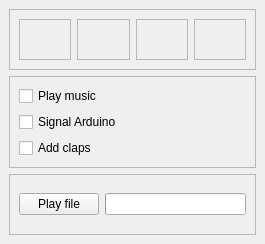
<?xml version="1.0" encoding="UTF-8"?>
<ui version="4.0">
    <class>etternuino_window</class>
    <widget class="QMainWindow" name="etternuino_window">
        <property name="geometry">
            <rect>
                <x>0</x>
                <y>0</y>
                <width>265</width>
                <height>244</height>
            </rect>
        </property>
        <property name="windowTitle">
            <string>Etternuino</string>
        </property>
        <widget class="QWidget" name="main_widget">
            <layout class="QVBoxLayout" name="verticalLayout_3">
                <item>
                    <widget class="QFrame" name="lane_group">
                        <property name="frameShape">
                            <enum>QFrame::StyledPanel</enum>
                        </property>
                        <property name="frameShadow">
                            <enum>QFrame::Raised</enum>
                        </property>
                        <layout class="QHBoxLayout" name="horizontalLayout">
                            <item>
                                <widget class="QFrame" name="lane_0">
                                    <property name="frameShape">
                                        <enum>QFrame::StyledPanel</enum>
                                    </property>
                                    <property name="frameShadow">
                                        <enum>QFrame::Raised</enum>
                                    </property>
                                </widget>
                            </item>
                            <item>
                                <widget class="QFrame" name="lane_1">
                                    <property name="frameShape">
                                        <enum>QFrame::StyledPanel</enum>
                                    </property>
                                    <property name="frameShadow">
                                        <enum>QFrame::Raised</enum>
                                    </property>
                                </widget>
                            </item>
                            <item>
                                <widget class="QFrame" name="lane_2">
                                    <property name="frameShape">
                                        <enum>QFrame::StyledPanel</enum>
                                    </property>
                                    <property name="frameShadow">
                                        <enum>QFrame::Raised</enum>
                                    </property>
                                </widget>
                            </item>
                            <item>
                                <widget class="QFrame" name="lane_3">
                                    <property name="frameShape">
                                        <enum>QFrame::StyledPanel</enum>
                                    </property>
                                    <property name="frameShadow">
                                        <enum>QFrame::Raised</enum>
                                    </property>
                                </widget>
                            </item>
                        </layout>
                    </widget>
                </item>
                <item>
                    <widget class="QFrame" name="checkbox_group">
                        <property name="frameShape">
                            <enum>QFrame::StyledPanel</enum>
                        </property>
                        <property name="frameShadow">
                            <enum>QFrame::Raised</enum>
                        </property>
                        <layout class="QVBoxLayout" name="verticalLayout">
                            <item>
                                <widget class="QCheckBox" name="play_music_checkbox">
                                    <property name="text">
                                        <string>Play music</string>
                                    </property>
                                </widget>
                            </item>
                            <item>
                                <widget class="QCheckBox" name="signal_arduino_checkbox">
                                    <property name="text">
                                        <string>Signal Arduino</string>
                                    </property>
                                </widget>
                            </item>
                            <item>
                                <widget class="QCheckBox" name="add_claps_checkbox">
                                    <property name="text">
                                        <string>Add claps</string>
                                    </property>
                                </widget>
                            </item>
                        </layout>
                    </widget>
                </item>
                <item>
                    <widget class="QFrame" name="play_group">
                        <property name="frameShape">
                            <enum>QFrame::StyledPanel</enum>
                        </property>
                        <property name="frameShadow">
                            <enum>QFrame::Raised</enum>
                        </property>
                        <layout class="QHBoxLayout" name="horizontalLayout_2">
                            <item>
                                <widget class="QPushButton" name="play_file_btn">
                                    <property name="text">
                                        <string>Play file</string>
                                    </property>
                                    <property name="flat">
                                        <bool>false</bool>
                                    </property>
                                </widget>
                            </item>
                            <item>
                                <widget class="QProgressBar" name="play_progress">
                                    <property name="textVisible">
                                        <bool>false</bool>
                                    </property>
                                    <property name="invertedAppearance">
                                        <bool>false</bool>
                                    </property>
                                </widget>
                            </item>
                        </layout>
                    </widget>
                </item>
            </layout>
        </widget>
    </widget>
    <resources/>
    <connections>
        <connection>
            <sender>play_file_btn</sender>
            <signal>clicked()</signal>
            <receiver>etternuino_window</receiver>
            <slot>play_file()</slot>
            <hints>
                <hint type="sourcelabel">
                    <x>43</x>
                    <y>679</y>
                </hint>
                <hint type="destinationlabel">
                    <x>2</x>
                    <y>419</y>
                </hint>
            </hints>
        </connection>
        <connection>
            <sender>play_music_checkbox</sender>
            <signal>toggled(bool)</signal>
            <receiver>etternuino_window</receiver>
            <slot>play_music_state_change(bool)</slot>
            <hints>
                <hint type="sourcelabel">
                    <x>70</x>
                    <y>339</y>
                </hint>
                <hint type="destinationlabel">
                    <x>3</x>
                    <y>219</y>
                </hint>
            </hints>
        </connection>
        <connection>
            <sender>signal_arduino_checkbox</sender>
            <signal>toggled(bool)</signal>
            <receiver>etternuino_window</receiver>
            <slot>signal_arduino_state_change(bool)</slot>
            <hints>
                <hint type="sourcelabel">
                    <x>78</x>
                    <y>409</y>
                </hint>
                <hint type="destinationlabel">
                    <x>6</x>
                    <y>258</y>
                </hint>
            </hints>
        </connection>
        <connection>
            <sender>add_claps_checkbox</sender>
            <signal>toggled(bool)</signal>
            <receiver>etternuino_window</receiver>
            <slot>add_clap_state_change(bool)</slot>
            <hints>
                <hint type="sourcelabel">
                    <x>40</x>
                    <y>479</y>
                </hint>
                <hint type="destinationlabel">
                    <x>0</x>
                    <y>303</y>
                </hint>
            </hints>
        </connection>
    </connections>
    <slots>
        <slot>play_file()</slot>
        <slot>play_music_state_change(bool)</slot>
        <slot>signal_arduino_state_change(bool)</slot>
        <slot>add_clap_state_change(bool)</slot>
    </slots>
</ui>
